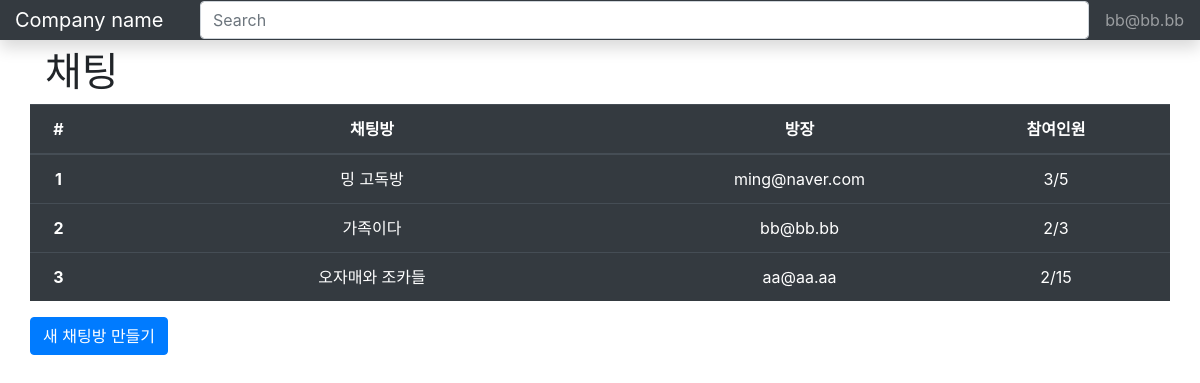
The page /boards/ (signed in) on the database its author committed.
### boards/models.py (models this page shows)
class Room(models.Model):
    title = models.CharField(max_length=32)
    code = models.CharField(max_length=16, unique=True)
    max_connection = models.IntegerField()
    master = models.ForeignKey(settings.AUTH_USER_MODEL, on_delete=models.CASCADE)
    created_at = models.DateTimeField(auto_now_add=True)
    updated_at = models.DateTimeField(auto_now=True)
    users = models.ManyToManyField(settings.AUTH_USER_MODEL, related_name="rooms") # user.roome

### boards/views.py (the view)
# urls.py: path('', views.index, name="index"),
def index(request):
    if request.method == "POST":
        title = request.POST["room-title"]
        max_count = request.POST["room-max-count"]
        code = secrets.token_urlsafe(16)
        room = Room()
        room.title = title
        room.max_connection = max_count
        room.code = code
        room.master_id = request.user.id
        room.save()
        room.users.add(request.user) # class Room에서 users라는 컬럼을 만들어줬음
        current_connection = len(room.users.all())
        context = {
            'id': room.id,
            'title': title,
            'max_connection': max_count,
            'current_connection': current_connection,
            'master': room.master.username
        }
        pusher_client.trigger('main', 'create-room', json.dumps(context))
        return HttpResponse('', status=204)
    else:
        rooms = Room.objects.all()
        context = {
            'rooms': rooms
        }
        return render(request, 'index.html', context)

### boards/templates/index.html (shortened to what this page needs)
{% extends 'base.html' %}
{% block content %}
<div class="container mt-5">
    <h1>채팅</h1>
</div>
<div class="container">
    <div class="row">
        <table class="table table-hover table-dark text-center">
            <thead>
                <tr>
                    <th scope="col" width="5%">#</th>
                    <th scope="col" width="50%">채팅방</th>
                    <th scope="col" width="25%">방장</th>
                    <th scope="col" width="20%">참여인원</th>
                </tr>
            </thead>
            <tbody class="room-list">
                {% for room in rooms %}
                <tr onclick="location.href='/boards/{{room.id}}/';">
                    <th scope="row">{{room.id}}</th>
                    <td>{{room.title}}</td>
                    <td>{{room.master}}</td>
                    <td><span id="room-{{room.id}}-count">{{room.users.all.count}}</span>/{{room.max_connection}}</td>
                </tr>
                {% endfor %}
            </tbody>
        </table>
    </div>
    {% if user.is_authenticated %}
    <div class="row">
        <button type="button" class="btn btn-primary" data-toggle="modal" data-target="#exampleModal">
            새 채팅방 만들기
        </button>
    </div>
    {% endif %}
</div>
{% endblock %}

### boards/templates/base.html (shortened to what this page needs)
<!DOCTYPE html>
<html lang="en">
<head>
    <link rel="stylesheet" href="https://stackpath.bootstrapcdn.com/bootstrap/4.4.1/css/bootstrap.min.css"
>
</head>
<body>
    <nav class="navbar navbar-dark fixed-top bg-dark flex-md-nowrap p-0 shadow">
        <a class="navbar-brand col-sm-3 col-md-2 mr-0" href="#">Company name</a>
        <input class="form-control form-control-dark w-100" type="text" placeholder="Search" aria-label="Search">
        <ul class="navbar-nav px-3">
            <li class="nav-item text-nowrap">
                {% if user.is_authenticated %}
                    <a class="nav-link" href="{% url 'accounts:logout' %}">{{user.username}}</a>
                {% else %}
                    <a class="nav-link" href="{% url 'accounts:login' %}">Login</a>
                {% endif %}
            </li>
        </ul>
    </nav>
    {% block content %}
    {% endblock %}
</body>
</html>

### rows shown on the page
Room: id "1", title "밍 고독방", master "ming@naver.com", users.all.count "3", max_connection "5"
Room: id "2", title "가족이다", master "bb@bb.bb", users.all.count "2", max_connection "3"
Room: id "3", title "오자매와 조카들", master "aa@aa.aa", users.all.count "2", max_connection "15"

### other values the page prints
{{ user.username }} "bb@bb.bb"
